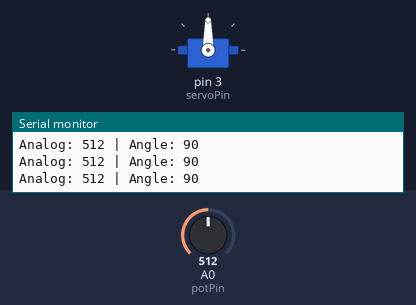
Bench run of a sketch on a simulated Arduino Uno, built with avr-gcc and run on an emulated ATmega328P. On the bench: servo, the last lines printed to the serial monitor. The test bench sets the inputs (shaded band); at power-on: A0 (potPin) = 512.

Above: at 1.2 s.
1.3 s: A0 (potPin) set to 557
At 2.5 s:
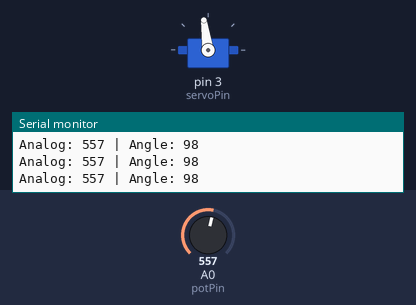
4.3 s: A0 (potPin) set to 580
At 5.5 s:
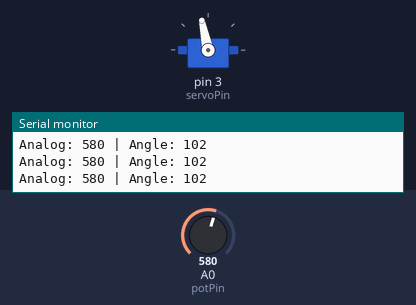
5.8 s: A0 (potPin) set to 306
At 6.1 s:
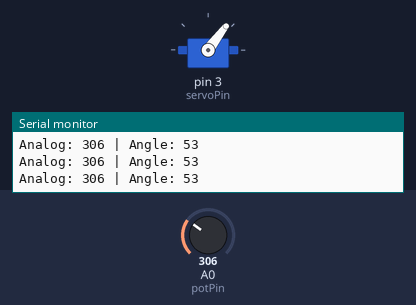
7.3 s: A0 (potPin) set to 716
At 8.5 s:
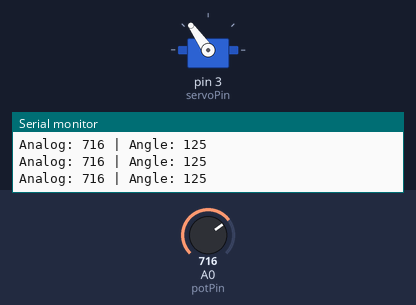
8.8 s: A0 (potPin) set to 0
At 10.0 s:
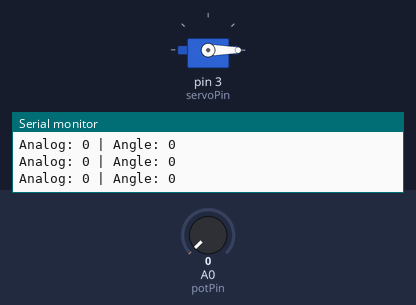
10.3 s: A0 (potPin) set to 8
At 10.9 s:
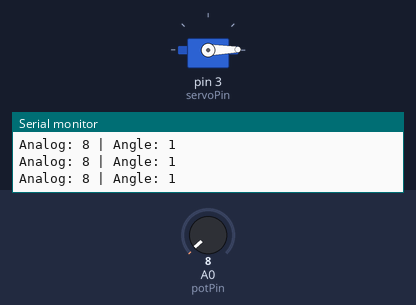
13.3 s: A0 (potPin) set to 11
Timing chart, 0 to 16.3 s (numbered marks = the images above; inputs shaded):
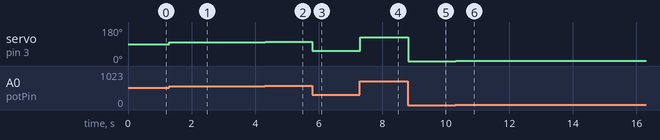

Measured:
- after the input at 1.3 s, servo on pin 3 (servoPin): 90° → 98° at once
- after the input at 4.3 s, servo on pin 3 (servoPin): 98° → 102° at once
- after the input at 5.8 s, servo on pin 3 (servoPin): 102° → 53° at once
- after the input at 7.3 s, servo on pin 3 (servoPin): 53° → 125° at once
- after the input at 8.8 s, servo on pin 3 (servoPin): 125° → 0° at once
- after the input at 10.3 s, servo on pin 3 (servoPin): 0° → 1° at once

The sketch:

servo_potentiometer.ino
```cpp
#include <Servo.h>

// Create servo object
Servo myServo;

// Define pins
int potPin = A0;
int servoPin = 3;

// Variables
int potValue;
int angle;

void setup() {

  // Attach servo
  myServo.attach(servoPin);

  // Start serial communication
  Serial.begin(9600);

}

void loop() {

  // Read potentiometer
  potValue = analogRead(potPin);

  // Convert analog value to angle
  angle = map(potValue, 0, 1023, 0, 180);

  // Move servo
  myServo.write(angle);

  // Display values
  Serial.print("Analog: ");
  Serial.print(potValue);

  Serial.print(" | Angle: ");
  Serial.println(angle);

  delay(15);

}
```
